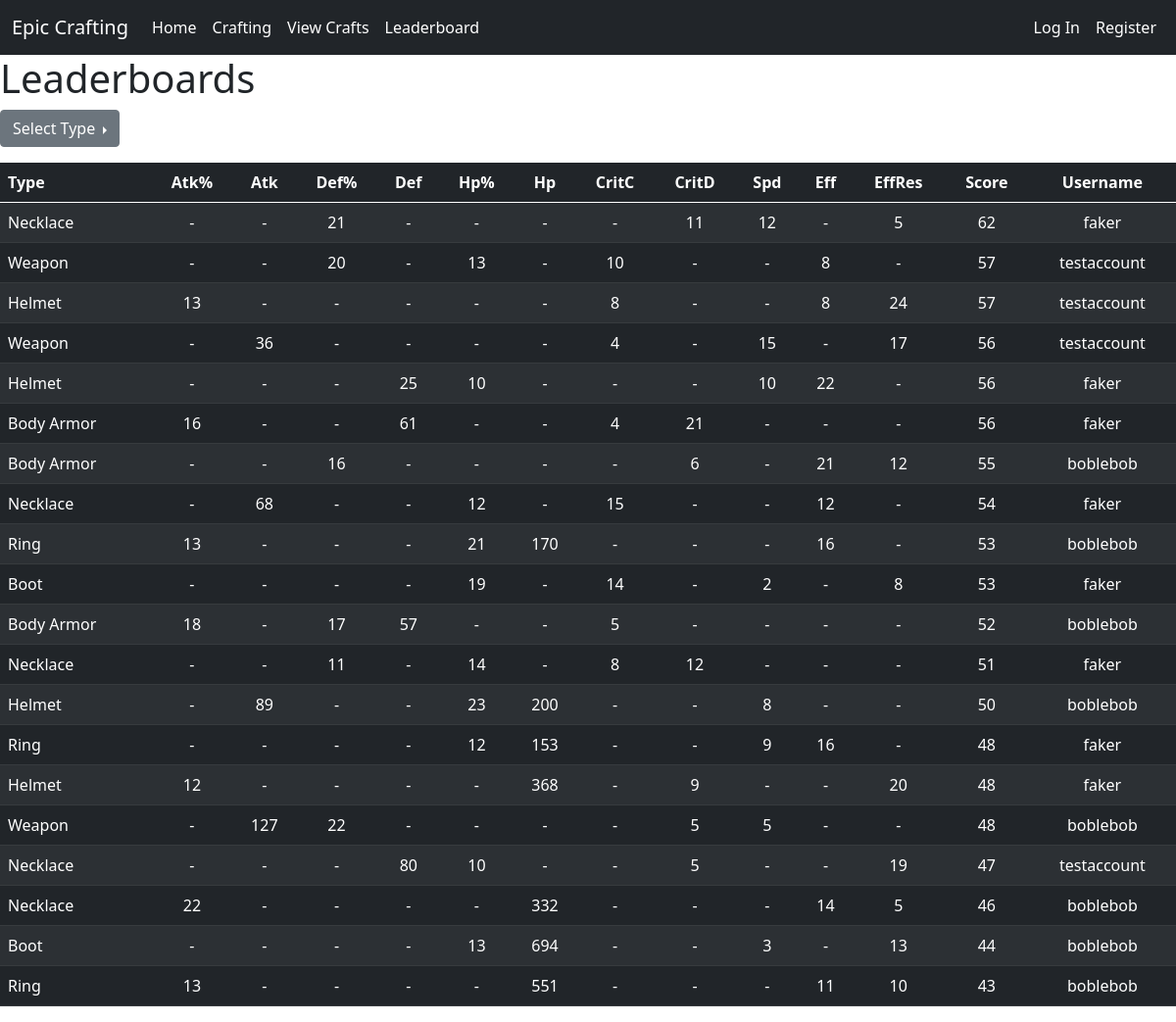
/leaderboard/daily, run on the app's committed database.
### website/models.py (models this page shows, shortened)
class EquipDB(db.Model):
    id   = db.Column('id', db.Integer, primary_key=True)
    type = db.Column('Type', db.String(20))
    atkP = db.Column('Atk%', db.Integer, default=0)
    atkF = db.Column('Atk', db.Integer, default=0)
    defP = db.Column('Def%', db.Integer, default=0)
    defF = db.Column('Def', db.Integer, default=0)
    hpP  = db.Column('Hp%', db.Integer, default=0)
    hpF  = db.Column('Hp', db.Integer, default=0)
    criC = db.Column('CritC', db.Integer, default=0)
    criD = db.Column('CritD', db.Integer, default=0)
    spd  = db.Column('Spd', db.Integer, default=0)
    eff  = db.Column('Eff', db.Integer, default=0)
    effR = db.Column('EffRes', db.Integer, default=0)
    gs   = db.Column('Score', db.Integer, default=0)
    userName = db.Column(db.String(20), db.ForeignKey('user.name'))
    date = db.Column(db.DateTime)
    def getAttribute(attr):
        if attr == 'type':
            return EquipDB.type
        elif attr == 'atkP':
            return EquipDB.atkP
        elif attr == 'atkF':
            return EquipDB.atkF
        elif attr == 'defP':
            return EquipDB.defP
        elif attr == 'defF':
            return EquipDB.defF
        elif attr == 'hpP':
            return EquipDB.hpP
        elif attr == 'hpF':
            return EquipDB.hpF
        elif attr == 'criC':
            return EquipDB.criC
        elif attr == 'criD':
            return EquipDB.criD
        elif attr == 'spd':
            return EquipDB.spd
        elif attr == 'eff':
            return EquipDB.eff
        elif attr == 'effR':
            return EquipDB.effR
        else:
            return EquipDB.gs

### website/views.py (the view, shortened to what this page needs)
@views.route('/leaderboard/<boardType>', methods=["POST", "GET"])
def leaderboard(boardType):
    colType = 'gs'
    MAXEQUIP = 20
    ordered_equips = []
    if boardType == 'daily':
        saved_equips = EquipDB.query.order_by(EquipDB.getAttribute(colType).desc()).filter(func.date(EquipDB.date)==date.today()).limit(MAXEQUIP)
    elif boardType == 'overall':
        saved_equips = EquipDB.query.order_by(EquipDB.getAttribute(colType).desc()).limit(MAXEQUIP)
    else:
        return redirect(url_for('views.home'))
    return render_template("leaderboard.html", saved_equips=saved_equips, user=current_user, boardType=boardType)

### website/templates/leaderboard.html (shortened to what this page needs)
{% extends "base.html" %}
{% block head %}
<link rel="stylesheet" href="{{ url_for('static', filename='crafts.css') }}">
{% endblock %}
{% block content %}
<h1>Leaderboards</h1>
<div class="dropend">
    <button class="btn btn-secondary dropdown-toggle" type="button" id="dropdownMenuButton" data-bs-toggle="dropdown" aria-haspopup="true" aria-expanded="false">
        Select Type
    </button>
</div>
<table class='table table-hover table-striped table-dark' id='leaderboardTable'>
    <thead>
        <tr>
            <th class='typecol'>Type</th>
            <th class='header' onclick="colSort('atkP', '{{ boardType }}')">Atk%</th>
            <th class='header' onclick="colSort('atkF', '{{ boardType }}')">Atk</th>
            <th class='header' onclick="colSort('defP', '{{ boardType }}')">Def%</th>
            <th class='header' onclick="colSort('defF', '{{ boardType }}')">Def</th>
            <th class='header' onclick="colSort('hpP',  '{{ boardType }}')">Hp%</th>
            <th class='header' onclick="colSort('hpF',  '{{ boardType }}')">Hp</th>
            <th class='header' onclick="colSort('criC', '{{ boardType }}')">CritC</th>
            <th class='header' onclick="colSort('criD', '{{ boardType }}')">CritD</th>
            <th class='header' onclick="colSort('spd',  '{{ boardType }}')">Spd</th>
            <th class='header' onclick="colSort('eff',  '{{ boardType }}')">Eff</th>
            <th class='header' onclick="colSort('effR', '{{ boardType }}')">EffRes</th>
            <th class='header' onclick="colSort('gs',   '{{ boardType }}')">Score</th>
            <th>Username</th>
        </tr>
    </thead>
    <tbody>
        {% for equip in saved_equips %}
        <tr id="{{ equip.id }}">
            <td class="typecol">{{ equip.type }}</th>
            {% if equip.atkP %}
                <td>{{ equip.atkP }}</th>
            {% else %}
                <td>-</td>
            {% endif %}
            {% if equip.atkF %}
                <td>{{ equip.atkF }}</th>
            {% else %}
                <td>-</td>
            {% endif %}
            {% if equip.defP %}
                <td>{{ equip.defP }}</th>
            {% else %}
                <td>-</td>
            {% endif %}
            {% if equip.defF %}
                <td>{{ equip.defF }}</th>
            {% else %}
                <td>-</td>
            {% endif %}
            {% if equip.hpP %}
                <td>{{ equip.hpP }}</th>
            {% else %}
                <td>-</td>
            {% endif %}
            {% if equip.hpF %}
                <td>{{ equip.hpF }}</th>
            {% else %}
                <td>-</td>
            {% endif %}
            {% if equip.criC%}
                <td>{{ equip.criC }}</th>
            {% else %}
                <td>-</td>
            {% endif %}
            {% if equip.criD %}
                <td>{{ equip.criD }}</th>
            {% else %}
                <td>-</td>
            {% endif %}
            {% if equip.spd %}
                <td>{{ equip.spd }}</th>
            {% else %}
                <td>-</td>
            {% endif %}
            {% if equip.eff %}
                <td>{{ equip.eff }}</th>
            {% else %}
                <td>-</td>
            {% endif %}
            {% if equip.effR %}
                <td>{{ equip.effR }}</th>
            {% else %}
                <td>-</td>
            {% endif %}
            <td>{{ equip.gs }}</td>
            <td>{{ equip.userName }}</td>
        </tr>
        {% endfor %}
    </tbody>
</table>
{% endblock %}

### website/static/crafts.css (style rules this page uses)
table { overflow: scroll; margin-top: 5px; }
td, th { text-align: center; vertical-align: center; }
td { vertical-align: baseline; }
.typecol { text-align: left; margin-left: 10px; }
.table-dark { --bs-table-bg: #212529; --bs-table-striped-bg: #2c3034; --bs-table-striped-color: #fff; --bs-table-active-bg: #373b3e; --bs-table-active-color: #fff; --bs-table-hover-bg: #28422f; --bs-table-hover-color: #fff; color: #fff; border-color: #373b3e; }

### data on the page
EquipDB: type "Necklace", defP "21", criD "11", spd "12", effR "5", gs "62", userName "faker"
EquipDB: type "Weapon", defP "20", hpP "13", criC "10", eff "8", gs "57", userName "testaccount"
EquipDB: type "Helmet", atkP "13", criC "8", eff "8", effR "24", gs "57", userName "testaccount"
EquipDB: type "Weapon", atkF "36", criC "4", spd "15", effR "17", gs "56", userName "testaccount"
EquipDB: type "Helmet", defF "25", hpP "10", spd "10", eff "22", gs "56", userName "faker"
EquipDB: type "Body Armor", atkP "16", defF "61", criC "4", criD "21", gs "56", userName "faker"
EquipDB: type "Body Armor", defP "16", criD "6", eff "21", effR "12", gs "55", userName "boblebob"
EquipDB: type "Necklace", atkF "68", hpP "12", criC "15", eff "12", gs "54", userName "faker"
EquipDB: type "Ring", atkP "13", hpP "21", hpF "170", eff "16", gs "53", userName "boblebob"
EquipDB: type "Boot", hpP "19", criC "14", spd "2", effR "8", gs "53", userName "faker"
EquipDB: type "Body Armor", atkP "18", defP "17", defF "57", criC "5", gs "52", userName "boblebob"
EquipDB: type "Necklace", defP "11", hpP "14", criC "8", criD "12", gs "51", userName "faker"
EquipDB: type "Helmet", atkF "89", hpP "23", hpF "200", spd "8", gs "50", userName "boblebob"
EquipDB: type "Ring", hpP "12", hpF "153", spd "9", eff "16", gs "48", userName "faker"
EquipDB: type "Helmet", atkP "12", hpF "368", criD "9", effR "20", gs "48", userName "faker"
EquipDB: type "Weapon", atkF "127", defP "22", criD "5", spd "5", gs "48", userName "boblebob"
EquipDB: type "Necklace", defF "80", hpP "10", criD "5", effR "19", gs "47", userName "testaccount"
EquipDB: type "Necklace", atkP "22", hpF "332", eff "14", effR "5", gs "46", userName "boblebob"
EquipDB: type "Boot", hpP "13", hpF "694", spd "3", effR "13", gs "44", userName "boblebob"
EquipDB: type "Ring", atkP "13", hpF "551", eff "11", effR "10", gs "43", userName "boblebob"
